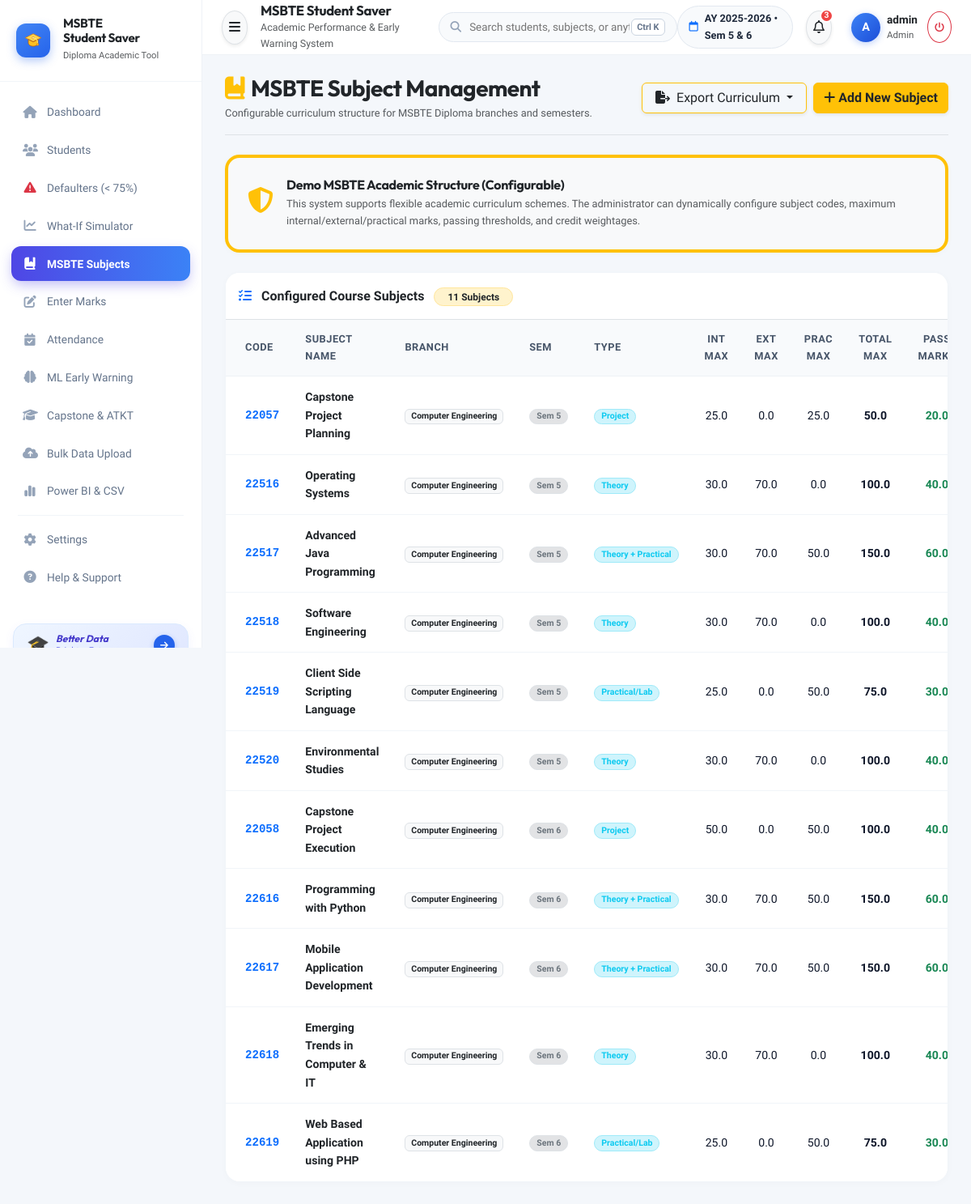
/subjects (signed in), run on the app's committed database.
### models/subject.py (models this page shows, shortened)
class Subject(db.Model):
    __tablename__ = 'subjects'
    id = db.Column(db.Integer, primary_key=True)
    subject_code = db.Column(db.String(20), unique=True, nullable=False, index=True)
    subject_name = db.Column(db.String(120), nullable=False)
    branch = db.Column(db.String(80), nullable=False, default='Computer Engineering')
    semester = db.Column(db.Integer, nullable=False, default=5)
    subject_type = db.Column(db.String(30), nullable=False, default='Theory')  # Theory, Practical, Project, Lab
    internal_max = db.Column(db.Float, nullable=False, default=30.0)
    external_max = db.Column(db.Float, nullable=False, default=70.0)
    practical_max = db.Column(db.Float, nullable=False, default=0.0)
    total_max = db.Column(db.Float, nullable=False, default=100.0)
    passing_marks = db.Column(db.Float, nullable=False, default=40.0)
    credits = db.Column(db.Integer, nullable=False, default=4)
    created_at = db.Column(db.DateTime, default=datetime.utcnow)
    marks = db.relationship('Marks', backref='subject', cascade='all, delete-orphan', lazy='dynamic')
    attendances = db.relationship('Attendance', backref='subject', cascade='all, delete-orphan', lazy='dynamic')

### routes/admin.py (the view)
@admin_bp.route('/subjects')
@admin_required
def subjects_list():
    subjects = Subject.query.order_by(Subject.semester.asc(), Subject.subject_code.asc()).all()
    return render_template('subjects.html', subjects=subjects)

### routes/auth.py (called while the page is built)
def admin_required(f):
    @wraps(f)
    def decorated_function(*args, **kwargs):
        if 'user_id' not in session:
            flash('Please log in as an Administrator.', 'warning')
            return redirect(url_for('auth.login'))
        if session.get('role') != 'admin':
            return render_template('403.html'), 403
        return f(*args, **kwargs)
    return decorated_function

### templates/subjects.html (shortened to what this page needs)
{% extends "base.html" %}
{% block content %}
<div class="subjects-wrapper">
    <div class="d-flex flex-column flex-md-row align-items-md-center justify-content-between pb-3 mb-4 border-bottom gap-2">
        <div>
            <h3 class="fw-bold text-dark mb-1">
                <i class="fa-solid fa-book-bookmark text-warning me-2"></i>MSBTE Subject Management
            </h3>
            <p class="text-muted small mb-0">Configurable curriculum structure for MSBTE Diploma branches and semesters.</p>
        </div>
        <div class="d-flex gap-2">
            <div class="dropdown">
                <button class="btn btn-outline-warning dropdown-toggle shadow-sm px-3 text-dark" type="button" data-bs-toggle="dropdown">
                    <i class="fa-solid fa-file-export me-1"></i> Export Curriculum
                </button>
            </div>
            <a href="{{ url_for('admin.subject_add') }}" class="btn btn-warning text-dark fw-bold shadow-sm">
                <i class="fa-solid fa-plus"></i> Add New Subject
            </a>
        </div>
    </div>
    <div class="card-clean p-4 mb-4 border-start border-warning border-4 bg-light">
        <div class="d-flex align-items-start gap-3">
            <div class="text-warning fs-2 mt-1">
                <i class="fa-solid fa-shield-halved"></i>
            </div>
            <div>
                <h6 class="fw-bold text-dark mb-1 fs-6">Demo MSBTE Academic Structure (Configurable)</h6>
                <p class="text-muted small mb-0">
                    This system supports flexible academic curriculum schemes. The administrator can dynamically configure subject codes, maximum internal/external/practical marks, passing thresholds, and credit weightages.
                </p>
            </div>
        </div>
    </div>
    <div class="card-clean overflow-hidden mb-4">
        <div class="p-3 bg-white border-bottom d-flex align-items-center justify-content-between">
            <span class="fw-bold text-dark fs-6">
                <i class="fa-solid fa-list-check me-2 text-primary"></i>
                Configured Course Subjects <span class="badge bg-warning-subtle text-dark border border-warning-subtle rounded-pill ms-2 px-3">{{ subjects|length }} Subjects</span>
            </span>
        </div>
        <div class="table-responsive">
            <table class="table-modern">
                <thead>
                    <tr>
                        <th class="ps-4">Code</th>
                        <th>Subject Name</th>
                        <th>Branch</th>
                        <th>Sem</th>
                        <th>Type</th>
                        <th class="text-center">Int Max</th>
                        <th class="text-center">Ext Max</th>
                        <th class="text-center">Prac Max</th>
                        <th class="text-center">Total Max</th>
                        <th class="text-center">Pass Marks</th>
                    </tr>
                </thead>
                <tbody>
                    {% if subjects %}
                        {% for subj in subjects %}
                        <tr>
                            <td class="ps-4 font-monospace fw-bold text-primary">{{ subj.subject_code }}</td>
                            <td class="fw-bold text-dark">{{ subj.subject_name }}</td>
                            <td><span class="badge bg-light text-dark border">{{ subj.branch }}</span></td>
                            <td><span class="badge bg-secondary-subtle text-secondary border rounded-pill px-2">Sem {{ subj.semester }}</span></td>
                            <td><span class="badge bg-info-subtle text-info border border-info-subtle rounded-pill px-2">{{ subj.subject_type }}</span></td>
                            <td class="text-center">{{ subj.internal_max }}</td>
                            <td class="text-center">{{ subj.external_max }}</td>
                            <td class="text-center">{{ subj.practical_max }}</td>
                            <td class="text-center fw-bold">{{ subj.total_max }}</td>
                            <td class="text-center text-success fw-bold">{{ subj.passing_marks }}</td>
                        </tr>
                        {% endfor %}
                    {% else %}
                        <tr>
                            <td colspan="12" class="text-center py-5 text-muted">No subjects configured. Click "Add New Subject" to create one.</td>
                        </tr>
                    {% endif %}
                </tbody>
            </table>
        </div>
    </div>
</div>
{% endblock %}

### templates/base.html (shortened to what this page needs)
<!DOCTYPE html>
<html lang="en">
<head>
    <link href="https://cdn.jsdelivr.net/npm/bootstrap@5.3.2/dist/css/bootstrap.min.css" rel="stylesheet">
    <link rel="stylesheet" href="https://cdnjs.cloudflare.com/ajax/libs/font-awesome/6.5.1/css/all.min.css">
    <link rel="stylesheet" href="{{ url_for('static', filename='css/style.css') }}">
</head>
<body class="theme-light-dashboard">
{% if session.get('user_id') %}
<div id="wrapper">
    <aside id="sidebar-wrapper">
        <div class="sidebar-brand d-flex align-items-center justify-content-between">
            <a href="{{ url_for('admin.dashboard') if session.get('role') == 'admin' else url_for('student.profile') }}" class="d-flex align-items-center gap-3 text-decoration-none">
                <div class="brand-icon-squircle">
                </div>
                <div>
                    <h6 class="mb-0 fw-bold text-dark tracking-wide brand-title-text" style="font-family: 'Outfit', sans-serif;">MSBTE<br>Student Saver</h6>
                    <small class="text-muted" style="font-size: 0.7rem; font-weight: 500;">Diploma Academic Tool</small>
                </div>
            </a>
        </div>
        <div class="sidebar-nav">
            {% if session.get('role') == 'admin' %}
            <a href="{{ url_for('admin.dashboard') }}" class="nav-link {% if request.endpoint == 'admin.dashboard' %}active{% endif %}">
                <i class="fa-solid fa-house"></i>
                <span>Dashboard</span>
            </a>
            <a href="{{ url_for('admin.students_list') }}" class="nav-link {% if request.endpoint in ['admin.students_list', 'admin.student_detail', 'admin.student_add', 'admin.student_edit'] %}active{% endif %}">
                <i class="fa-solid fa-users"></i>
                <span>Students</span>
            </a>
            <a href="{{ url_for('admin.defaulters_list') }}" class="nav-link nav-link-warning {% if request.endpoint == 'admin.defaulters_list' %}active{% endif %}">
                <i class="fa-solid fa-triangle-exclamation text-danger"></i>
                <span>Defaulters (&lt; 75%)</span>
            </a>
            <a href="{{ url_for('prediction.simulator_page') }}" class="nav-link {% if request.endpoint == 'prediction.simulator_page' %}active{% endif %}">
                <i class="fa-solid fa-chart-line"></i>
                <span>What-If Simulator</span>
            </a>
            <a href="{{ url_for('admin.subjects_list') }}" class="nav-link {% if request.endpoint and 'subject' in request.endpoint %}active{% endif %}">
                <i class="fa-solid fa-book-bookmark"></i>
                <span>MSBTE Subjects</span>
            </a>
            <a href="{{ url_for('marks.list_marks') }}" class="nav-link {% if request.endpoint and 'marks' in request.endpoint %}active{% endif %}">
                <i class="fa-solid fa-pen-to-square"></i>
                <span>Enter Marks</span>
            </a>
            <a href="{{ url_for('attendance.list_attendance') }}" class="nav-link {% if request.endpoint and 'attendance' in request.endpoint %}active{% endif %}">
                <i class="fa-solid fa-calendar-check"></i>
                <span>Attendance</span>
            </a>
            <a href="{{ url_for('prediction.predict_page') }}" class="nav-link {% if request.endpoint == 'prediction.predict_page' %}active{% endif %}">
                <i class="fa-solid fa-brain"></i>
                <span>ML Early Warning</span>
            </a>
            <a href="{{ url_for('admin.capstone_projects') }}" class="nav-link {% if request.endpoint == 'admin.capstone_projects' %}active{% endif %}">
                <i class="fa-solid fa-graduation-cap"></i>
                <span>Capstone & ATKT</span>
            </a>
            <a href="{{ url_for('admin.bulk_upload') }}" class="nav-link {% if request.endpoint == 'admin.bulk_upload' %}active{% endif %}">
                <i class="fa-solid fa-cloud-arrow-up"></i>
                <span>Bulk Data Upload</span>
            </a>
            <a href="{{ url_for('reports.powerbi_guide') }}" class="nav-link {% if request.endpoint and 'powerbi' in request.endpoint %}active{% endif %}">
                <i class="fa-solid fa-chart-simple"></i>
                <span>Power BI & CSV</span>
            </a>
            <div class="sidebar-divider my-2"></div>
            <a href="{{ url_for('admin.settings_page') }}" class="nav-link {% if request.endpoint == 'admin.settings_page' %}active{% endif %}">
                <i class="fa-solid fa-gear"></i>
                <span>Settings</span>
            </a>
            <a href="#" class="nav-link">
                <i class="fa-solid fa-circle-question"></i>
                <span>Help & Support</span>
            </a>
            {% endif %}
        </div>
        <div class="sidebar-bottom-promo p-3">
            <div class="promo-card d-flex align-items-center justify-content-between p-2 px-3 rounded-4">
                <div class="d-flex align-items-center gap-2">
                    <span class="promo-icon">🎓</span>
                    <div>
                        <div class="promo-text-italic">Better Data</div>
                        <div class="promo-text-sub">Brighter Futures</div>
                    </div>
                </div>
                <div class="promo-arrow-circle">
                    <i class="fa-solid fa-arrow-right"></i>
                </div>
            </div>
        </div>
    </aside>
    <div id="page-content-wrapper">
        <header class="top-navbar-modern d-flex align-items-center justify-content-between px-4 py-3">
            <div class="d-flex align-items-center gap-3">
                <button class="btn btn-light rounded-circle shadow-sm p-2 border toggle-sidebar-btn" id="sidebarToggle" title="Toggle Sidebar">
                    <i class="fa-solid fa-bars fs-6 text-dark"></i>
                </button>
                <div>
                    <h5 class="mb-0 fw-bold text-dark" style="font-family: 'Outfit', sans-serif; font-size: 1.05rem;">
                        MSBTE Student Saver
                    </h5>
                    <small class="text-muted d-none d-md-block" style="font-size: 0.78rem;">
                        Academic Performance & Early Warning System
                    </small>
                </div>
            </div>
            <div class="header-search-bar d-none d-lg-flex align-items-center">
                <i class="fa-solid fa-magnifying-glass search-icon"></i>
                <input type="text" placeholder="Search students, subjects, or anything..." class="search-input" id="globalSearchInput">
                <span class="search-badge">Ctrl K</span>
            </div>
            <div class="d-flex align-items-center gap-3">
                <div class="academic-year-pill d-none d-sm-flex align-items-center gap-2">
                    <i class="fa-regular fa-calendar text-primary"></i>
                    <span>AY 2025-2026 &bull; Sem 5 & 6</span>
                </div>
                <div class="dropdown notification-btn-wrapper position-relative">
                    <button class="btn btn-light rounded-circle shadow-sm border p-2 text-dark" id="notificationsDropdown" data-bs-toggle="dropdown" aria-expanded="false" title="View Notifications">
                        <i class="fa-regular fa-bell fs-6"></i>
                    </button>
                    <span class="notification-badge" id="notifBadgeCount">3</span>
                </div>
                <div class="d-flex align-items-center gap-2 ps-2">
                    <div class="user-avatar-circle">
                        {{ session.get('username', 'A')[0]|upper }}
                    </div>
                    <div class="d-none d-md-block text-start lh-sm">
                        <div class="fw-bold text-dark" style="font-size: 0.85rem;">{{ session.get('username') }}</div>
                        <small class="text-muted" style="font-size: 0.72rem; text-transform: capitalize;">{{ session.get('role') }}</small>
                    </div>
                    <a href="{{ url_for('auth.logout') }}" class="btn btn-sm btn-outline-danger rounded-circle p-2 ms-1" title="Sign Out">
                        <i class="fa-solid fa-power-off" style="font-size: 0.75rem;"></i>
                    </a>
                </div>
            </div>
        </header>
        <main class="main-container">
            {% block content %}{% endblock %}
        </main>
    </div>
</div>
{% else %}
    {% block public_content %}{% endblock %}
{% endif %}
</body>
</html>

### data on the page
Subject: subject_code "22057", subject_name "Capstone Project Planning", branch "Computer Engineering", semester "5", subject_type "Project", internal_max "25.0", external_max "0.0", practical_max "25.0", total_max "50.0", passing_marks "20.0"
Subject: subject_code "22516", subject_name "Operating Systems", branch "Computer Engineering", semester "5", subject_type "Theory", internal_max "30.0", external_max "70.0", practical_max "0.0", total_max "100.0", passing_marks "40.0"
Subject: subject_code "22517", subject_name "Advanced Java Programming", branch "Computer Engineering", semester "5", subject_type "Theory + Practical", internal_max "30.0", external_max "70.0", practical_max "50.0", total_max "150.0", passing_marks "60.0"
Subject: subject_code "22518", subject_name "Software Engineering", branch "Computer Engineering", semester "5", subject_type "Theory", internal_max "30.0", external_max "70.0", practical_max "0.0", total_max "100.0", passing_marks "40.0"
Subject: subject_code "22519", subject_name "Client Side Scripting Language", branch "Computer Engineering", semester "5", subject_type "Practical/Lab", internal_max "25.0", external_max "0.0", practical_max "50.0", total_max "75.0", passing_marks "30.0"
Subject: subject_code "22520", subject_name "Environmental Studies", branch "Computer Engineering", semester "5", subject_type "Theory", internal_max "30.0", external_max "70.0", practical_max "0.0", total_max "100.0", passing_marks "40.0"
Subject: subject_code "22058", subject_name "Capstone Project Execution", branch "Computer Engineering", semester "6", subject_type "Project", internal_max "50.0", external_max "0.0", practical_max "50.0", total_max "100.0", passing_marks "40.0"
Subject: subject_code "22616", subject_name "Programming with Python", branch "Computer Engineering", semester "6", subject_type "Theory + Practical", internal_max "30.0", external_max "70.0", practical_max "50.0", total_max "150.0", passing_marks "60.0"
Subject: subject_code "22617", subject_name "Mobile Application Development", branch "Computer Engineering", semester "6", subject_type "Theory + Practical", internal_max "30.0", external_max "70.0", practical_max "50.0", total_max "150.0", passing_marks "60.0"
Subject: subject_code "22618", subject_name "Emerging Trends in Computer & IT", branch "Computer Engineering", semester "6", subject_type "Theory", internal_max "30.0", external_max "70.0", practical_max "0.0", total_max "100.0", passing_marks "40.0"
Subject: subject_code "22619", subject_name "Web Based Application using PHP", branch "Computer Engineering", semester "6", subject_type "Practical/Lab", internal_max "25.0", external_max "0.0", practical_max "50.0", total_max "75.0", passing_marks "30.0"

### other printed values
{{ session.get('username', 'A')[0]|upper }} "A"
{{ session.get('username') }} "admin"
{{ session.get('role') }} "Admin"
{{ subjects|length }} "11"
